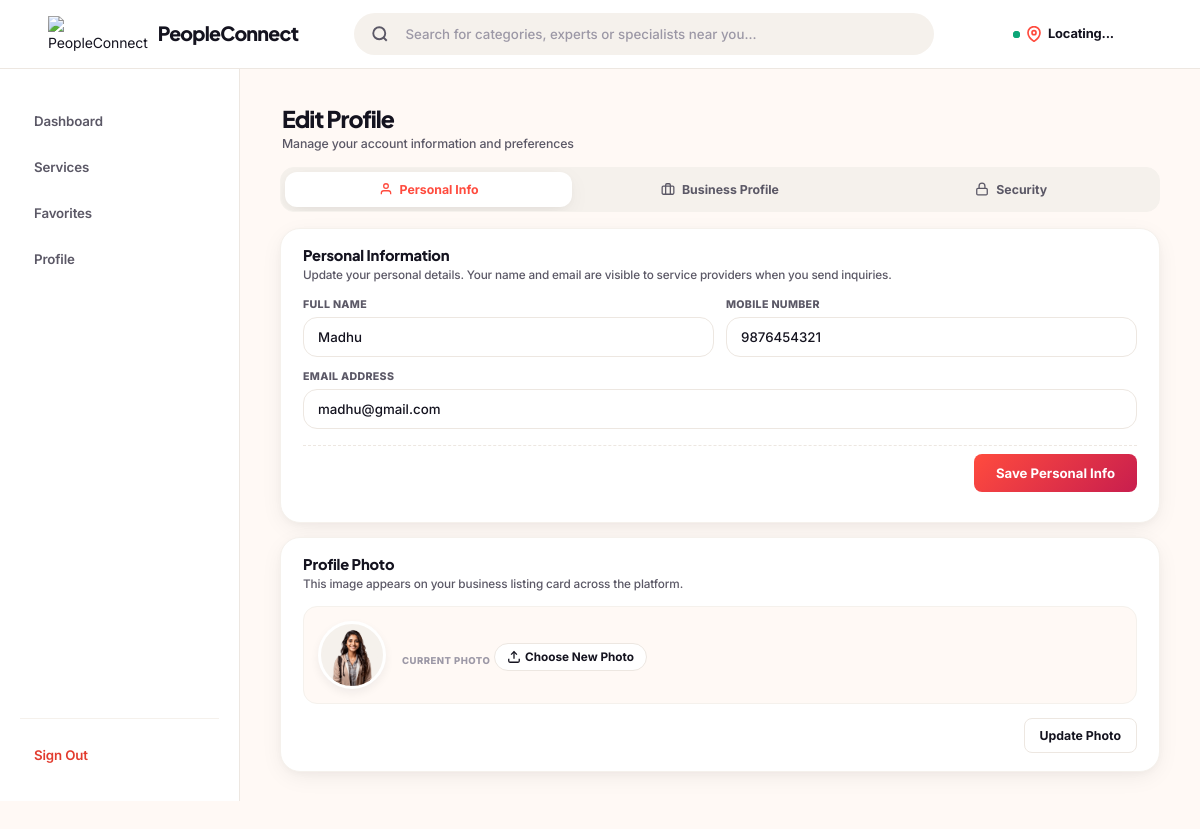
The app's page /edit-profile (signed in) with its own data.
### tables this page shows
CREATE TABLE users (
            id INTEGER PRIMARY KEY AUTOINCREMENT,
            name TEXT NOT NULL,
            email TEXT UNIQUE NOT NULL,
            phone TEXT,
            password TEXT NOT NULL,
            account_type TEXT NOT NULL CHECK(account_type IN ('user', 'provider')),
            created_at DATETIME DEFAULT CURRENT_TIMESTAMP
        );

CREATE TABLE providers (
            id INTEGER PRIMARY KEY AUTOINCREMENT,
            user_id INTEGER NOT NULL,
            business_name TEXT NOT NULL,
            category TEXT NOT NULL,
            experience TEXT,
            description TEXT,
            city TEXT NOT NULL,
            area TEXT NOT NULL,
            address TEXT,
            phone TEXT NOT NULL,
            profile_image TEXT,
            views INTEGER DEFAULT 0,
            is_subscribed INTEGER DEFAULT 0,
            subscription_started_at DATETIME,
            subscription_expires_at DATETIME,
            created_at DATETIME DEFAULT CURRENT_TIMESTAMP,
            FOREIGN KEY (user_id) REFERENCES users(id)
        );

### app.py (the view)
@app.route('/edit-profile')
@login_required
def edit_profile_page():
    user = get_user_by_id(session['user_id'])
    provider = None
    business_images = []
    if session['account_type'] == 'provider':
        provider = get_provider_by_user_id(session['user_id'])
        if provider:
            business_images = get_provider_images(provider['id'])
    categories = get_all_categories()
    return render_template(
        'edit_profile.html',
        user=user,
        provider=provider,
        categories=categories,
        business_images=business_images
    )

### app.py (called while the page is built)
@app.context_processor
def utility_processor():
    return dict(
        max=max,
        min=min,
        round=round,
        razorpay_key_id=app.config['RAZORPAY_KEY_ID'],
        logo_url=GLOBAL_LOGO_URL  # Exposing branding resource dynamically across all views template scope
    )

def login_required(f):
    @wraps(f)
    def decorated_function(*args, **kwargs):
        if 'user_id' not in session:
            flash('Please login to continue.', 'error')
            return redirect(url_for('auth'))
        return f(*args, **kwargs)
    return decorated_function

### models.py (called while the page is built)
def get_db_connection():
    conn = sqlite3.connect(Config.DATABASE_PATH)
    conn.row_factory = sqlite3.Row
    return conn

def get_user_by_id(user_id):
    conn = get_db_connection()
    cursor = conn.cursor()
    cursor.execute('SELECT * FROM users WHERE id = ?', (user_id,))
    user = cursor.fetchone()
    conn.close()
    return user

def get_provider_images(provider_id):
    conn = get_db_connection()
    cursor = conn.cursor()
    cursor.execute('SELECT * FROM provider_images WHERE provider_id = ? ORDER BY sort_order ASC, id ASC', (provider_id,))
    images = cursor.fetchall()
    conn.close()
    return images

def get_all_categories():
    conn = get_db_connection()
    cursor = conn.cursor()
    cursor.execute('SELECT * FROM categories ORDER BY category_name ASC')
    categories = cursor.fetchall()
    conn.close()
    return categories

def get_provider_by_user_id(user_id):
    conn = get_db_connection()
    cursor = conn.cursor()
    cursor.execute('''
        SELECT p.*, u.email AS owner_email,
               COALESCE(AVG(r.rating), 0.0) AS avg_rating,
               COUNT(r.id) AS review_count
        FROM providers p
        JOIN users u ON p.user_id = u.id
        LEFT JOIN reviews r ON p.id = r.provider_id
        WHERE p.user_id = ?
        GROUP BY p.id
    ''', (user_id,))
    provider = cursor.fetchone()
    conn.close()
    return provider

### templates/edit_profile.html (shortened to what this page needs)
{% extends 'base.html' %}
{% block content %}
<div class="edit-profile-page-header">
    <div class="header-left">
        <h1>Edit Profile</h1>
        <p>Manage your account information and preferences</p>
    </div>
</div>
<div class="section-nav-tabs">
    <button class="section-tab-btn active" onclick="switchSection('personal', this)">
        <svg viewBox="0 0 24 24"><path d="M20 21v-2a4 4 0 0 0-4-4H8a4 4 0 0 0-4 4v2"/><circle cx="12" cy="7" r="4"/></svg>
        Personal Info
    </button>
    {% if session.account_type == 'provider' and provider %}
    <button class="section-tab-btn" onclick="switchSection('business', this)">
        <svg viewBox="0 0 24 24"><rect x="2" y="7" width="20" height="14" rx="2" ry="2"/><path d="M16 21V5a2 2 0 0 0-2-2h-4a2 2 0 0 0-2 2v16"/></svg>
        Business Profile
    </button>
    {% endif %}
    <button class="section-tab-btn" onclick="switchSection('security', this)">
        <svg viewBox="0 0 24 24"><rect width="18" height="11" x="3" y="11" rx="2" ry="2"/><path d="M7 11V7a5 5 0 0 1 10 0v4"/></svg>
        Security
    </button>
</div>
<div class="edit-section-panel active" id="section-personal">
    <div class="edit-form-card">
        <h3 class="card-section-title">Personal Information</h3>
        <p class="card-section-desc">Update your personal details. Your name and email are visible to service providers when you send inquiries.</p>
        <form class="edit-form" action="{{ url_for('edit_user_profile') }}" method="POST">
            <div class="form-row">
                <div class="form-group-field">
                    <label>Full Name</label>
                    <input type="text" class="modern-input" name="name" value="{{ user.name if user else '' }}" required placeholder="Enter your full name">
                </div>
                <div class="form-group-field">
                    <label>Mobile Number</label>
                    <input type="tel" class="modern-input" name="phone" value="{{ user.phone if user and user.phone else '' }}" placeholder="Optional contact number">
                </div>
                <div class="form-group-field full-width">
                    <label>Email Address</label>
                    <input type="email" class="modern-input" name="email" value="{{ user.email if user else '' }}" required placeholder="name@example.com">
                </div>
                <div class="form-actions personal-actions-bar">
                    <button type="submit" class="btn btn-primary btn-sm">Save Personal Info</button>
                </div>
            </div>
        </form>
    </div>
    {% if session.account_type == 'provider' and provider %}
    <div class="edit-form-card">
        <h3 class="card-section-title">Profile Photo</h3>
        <p class="card-section-desc">This image appears on your business listing card across the platform.</p>
        <form action="{{ url_for('update_profile') }}" method="POST" enctype="multipart/form-data">
            <div class="profile-image-upload-zone">
                <div class="profile-image-preview-circle" id="image-preview-circle">
                    {% if provider.profile_image %}
                        <img src="/uploads/{{ provider.profile_image }}" alt="Profile" id="profile-preview-img">
                    {% else %}
                        <div class="avatar-placeholder" style="width:100%; height:100%; font-size:1.4rem; border-radius:50%;">
                            {{ user.name[0]|upper if user and user.name else 'P' }}
                        </div>
                    {% endif %}
                </div>
                <div class="profile-image-upload-info">
                    <span class="current-label">Current Photo</span>
                    <button type="button" class="file-trigger-btn" onclick="document.getElementById('profile-photo-input').click()">
                        <svg viewBox="0 0 24 24"><path d="M21 15v4a2 2 0 0 1-2 2H5a2 2 0 0 1-2-2v-4"/><polyline points="17 8 12 3 7 8"/><line x1="12" y1="3" x2="12" y2="15"/></svg>
                        Choose New Photo
                    </button>
                </div>
            </div>
            <div style="display:flex; justify-content:flex-end;">
                <button type="submit" class="btn btn-secondary btn-sm" style="width: auto;">Update Photo</button>
            </div>
        </form>
    </div>
    {% endif %}
</div>
{% endblock %}

### records on screen
users: name "Madhu", phone "9876454321", email "madhu@gmail.com"
providers: profile_image (picture)
